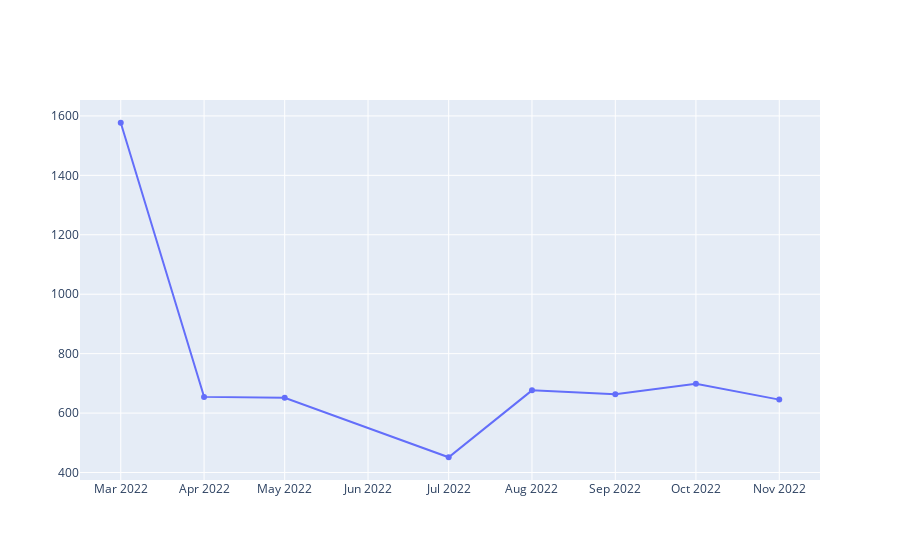

This figure's notebook cell:
### Code cell
fig = go.Figure([go.Scatter(x=mitec_analisis_mes['Mes [Fecha]'], y=mitec_analisis_mes['Número de clics promedio mensual'])])
fig.show()

### Figure 1 — Plotly figure (JSON) as saved in the notebook; plotly's stock layout.template omitted (floating-point values rounded to 4 significant figures)
{"data": [{"type": "scatter", "x": ["2022-03-01T00:00:00", "2022-04-01T00:00:00", "2022-05-01T00:00:00", "2022-07-01T00:00:00", "2022-08-01T00:00:00", "2022-09-01T00:00:00", "2022-10-01T00:00:00", "2022-11-01T00:00:00"], "y": [1577, 654.5, 651.7, 451.4, 676.4, 663.6, 698.6, 645.3]}], "layout": {}}
